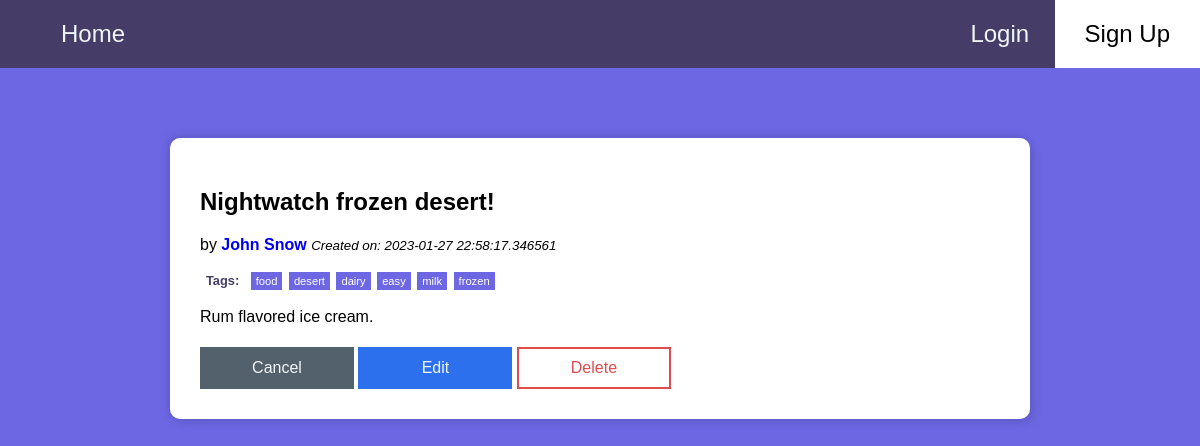
/posts/19, run on the app's committed database.
### models.py (models this page shows, shortened)
class Post(db.Model):
    __tablename__ = "post"
    id = db.Column(db.Integer(), primary_key=True, autoincrement=True)
    title = db.Column(db.String(100))
    content = db.Column(db.Text)
    create_at = db.Column(db.DateTime, default=datetime.now)
    user_id = db.Column(db.Integer, db.ForeignKey("Users.id"), nullable=False)
    tag = db.relationship("Tag", secondary="post_tags", backref="posts")
    post_tags = db.relationship("PostTag", backref="post", cascade="all, delete-orphan")

class Users(db.Model):
    __tablename__ = "Users"
    id = db.Column(db.Integer(), primary_key=True, autoincrement=True)
    first_name = db.Column(db.String(50), nullable=False)
    last_name = db.Column(db.String(100), nullable=False)
    image_url = db.Column(db.String(200))
    posts = db.relationship("Post", backref="user", cascade="all, delete-orphan")

class Tag(db.Model):
    __tablename__ = "tags"
    id = db.Column(db.Integer, primary_key=True, autoincrement=True)
    name = db.Column(db.String(20), unique=True)

### app.py (the view)
@app.route("/posts/<int:post_id>")
def show_post(post_id):
    post = Post.query.get_or_404(post_id)
    user = Users.query.get(post.user_id)
    post_tags = post.tag
    return render_template(
        "posts/view_post.html", post=post, user=user, post_tags=post_tags
    )

### templates/posts/view_post.html (shortened to what this page needs)
{% extends 'base.html' %}
{% block content %}
<div class='main-container'>
    <div class='post-card'>
        <h2>{{post.title}}</h2>
        <p>by <a href='/users/{{ user.id }}'><b>{{ user.first_name}} {{ user.last_name }}</b></a>
            <i><small>Created on: {{ post.create_at }}</small></Created></i>
        </p>
        <div class="tag-container">
            <span class="tags-label">Tags:</span>
            {% if post_tags %}
            {% for post_tag in post_tags %}
            <p class="post-tag-view-only">{{ post_tag.name }}</p>
            {% endfor %}
            {% endif %}
        </div>
        <p>{{post.content}}</p>
        <div class='post-controls'>
            <a href='/users/{{ user.id }}'>
                <div class='button-link-user-cancel button-inline' role="button">Cancel</div>
            </a>
            <a href='/posts/{{post.id}}/edit'>
                <div class='button-link-user-edit button-inline button-large' role="button">Edit</div>
            </a>
            <a href='/posts/{{post.id}}/delete'>
                <div class='button-link-user-delete button-inline button-large' role="button">Delete</div>
            </a>
        </div>
    </div>
</div>
{% endblock %}

### static/app.css (style rules this page uses)
body { margin: 0; padding: 0; box-sizing: border-box; background-color: #6D67E4; font-family: Arial, Helvetica, sans-serif; }
a { text-decoration: none; }
.button-link-user-edit { display: flex; grid-area: area-3; display: block; background-color: #2c70ee; text-align: center; color: #F0F5F9; border: #2c70ee solid 2px; }
.button-link-user-delete { display: flex; grid-area: area-4; display: block; background-color: white; text-align: center; color: #df4c4c; border: #df4c4c solid 2px; }
.button-large { width: 150px; padding: 10px 0px; }
.button-link-user-cancel { margin-top: 5px; width: 150px; padding: 10px 0px; background-color: #52616B; text-align: center; color: #F0F5F9; border: #52616B solid 2px; }
.button-inline { display: inline-block; }
.main-container { display: flex; align-items: center; justify-content: center; }
.post-card { margin-top: 20px; width: fit-content; block-size: fit-content; width: 80%; max-width: 80%; height: 50%; padding: 30px; background: #FFFFFF; box-shadow: -3px -3px 10px rgba(0, 0, 0, 0.1), 4px 4px 10px rgba(0, 0, 0, 0.1); border-radius: 10px; text-align: left; }
.post-tag-view-only { display: inline-block; background-color: #6D67E4; color: white; pointer-events: none; padding: 3px 5px; margin: 2px 1px; font-size: 0.7rem; }
.tag-container { width: 80%; }
.tags-label { color: #453C67; font-weight: bold; padding: 3px 5px; margin: 2px 1px; font-size: 0.8rem; }

### data on the page
Post: title "Nightwatch frozen desert!", create_at "2023-01-27 22:58:17.346561", content "Rum flavored ice cream."
Users: first_name "John", last_name "Snow"
Tag: name "food"
Tag: name "desert"
Tag: name "dairy"
Tag: name "easy"
Tag: name "milk"
Tag: name "frozen"
